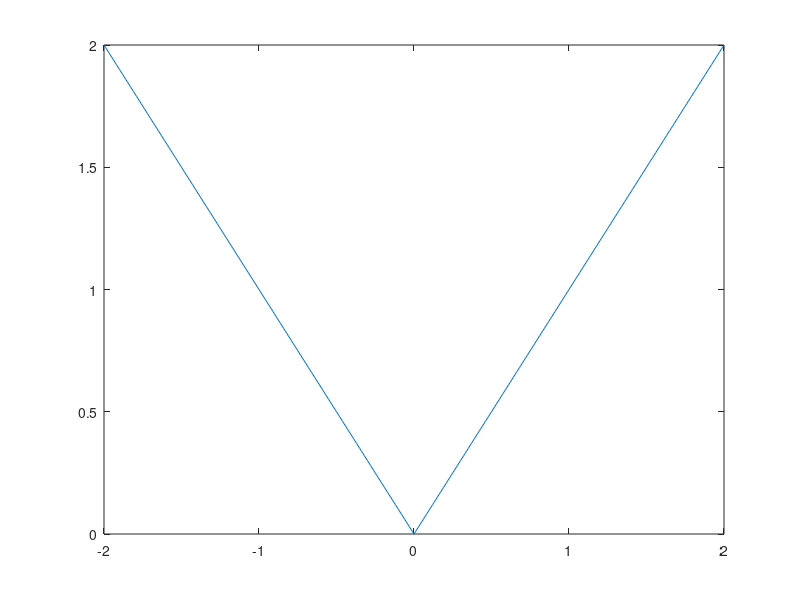
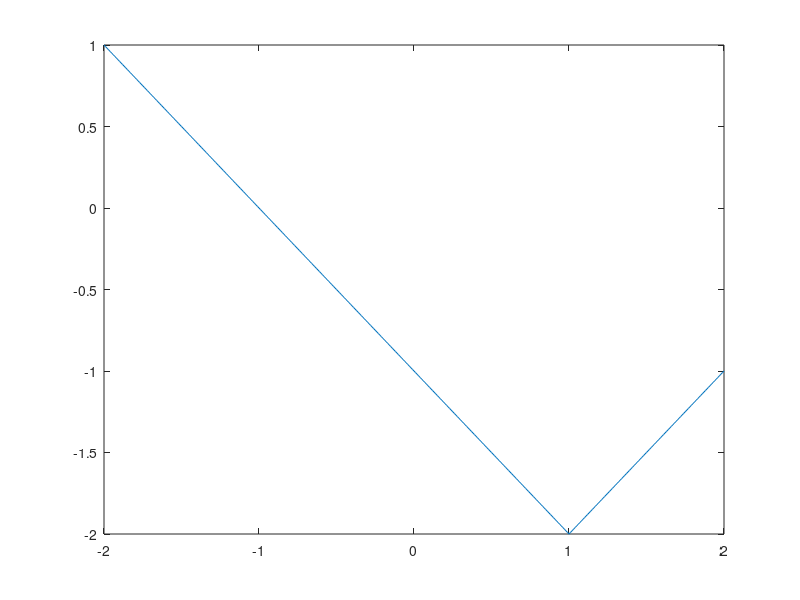
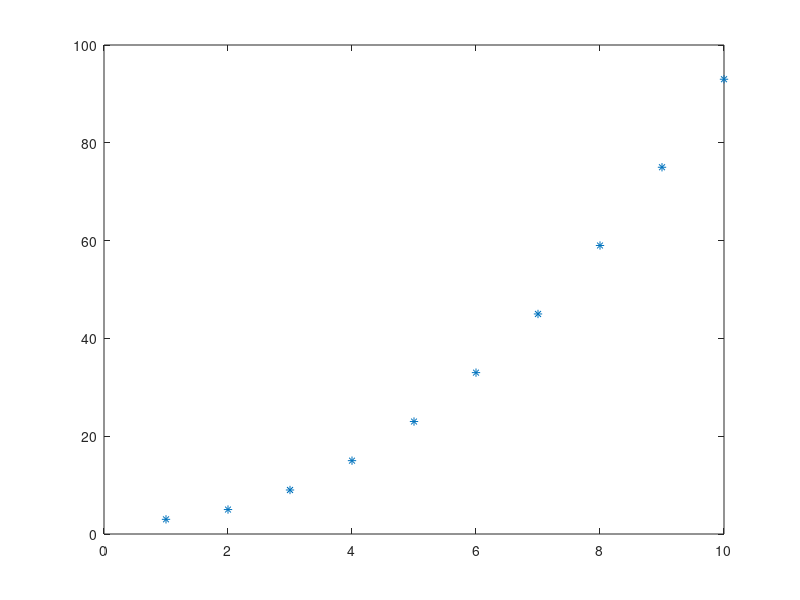

MATLAB code for these plots, in order:
% Instructions for Exercise 2.3, plotting the absolute value function y = |x|.
% Plotting the function n --> n^2 - n + 3.

% absolute value function

figure(1)
x = -2:0.01:2;
y = abs(x);
plot(x,y)

% translated absolute value function

figure(2)
x = -2:0.01:2;
y = abs(x - 1) - 2;
plot(x,y)

% plot of a sequence

figure(3)
n = 1:10;
a = n.^2 - n + 3;
plot(n,a,'*')
